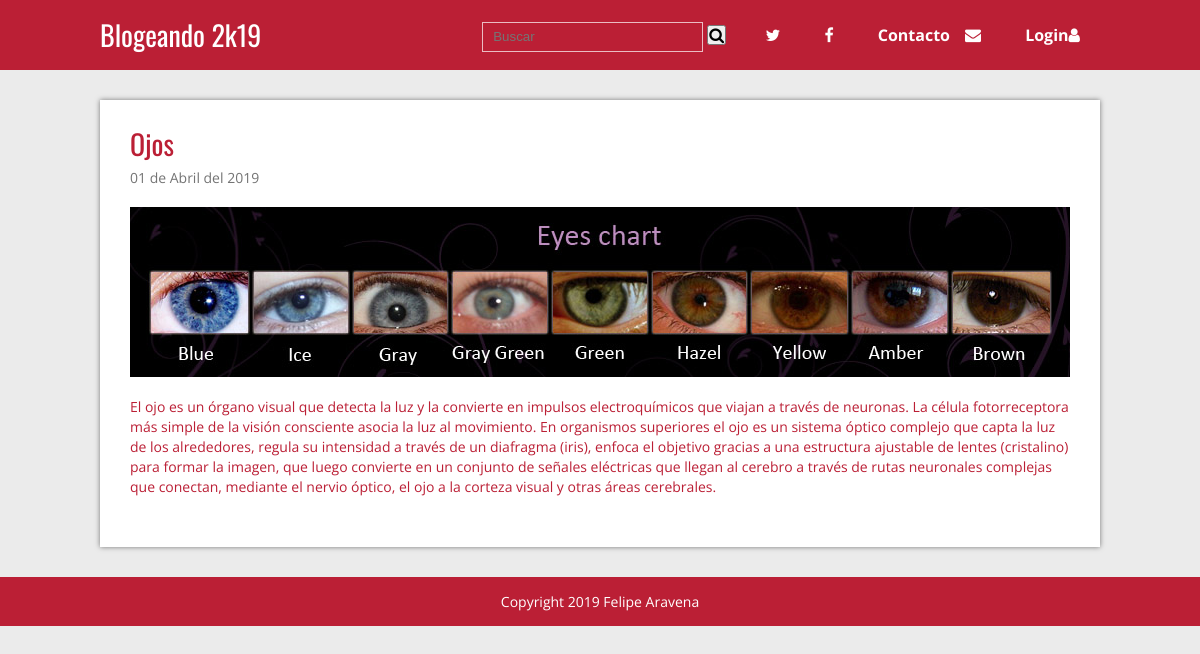
The app's page /blog/single.php?id=3 with its own data.
### tables this page shows
CREATE TABLE `articulos` (
  `id` int(11) NOT NULL,
  `titulo` varchar(200) NOT NULL,
  `extracto` varchar(200) NOT NULL,
  `fecha` timestamp NOT NULL DEFAULT CURRENT_TIMESTAMP,
  `texto` text NOT NULL,
  `thumb` varchar(50) NOT NULL
);

### blog/single.php (called while the page is built, shortened)
<?php
require 'admin/config.php';
require 'functions.php';
$conexion = conexion($bd_config);
$id_articulo = id_articulo($_GET['id']);
$post = obtener_post_por_id($conexion, $id_articulo);
$post = $post[0];
require 'views/single.view.php';
?>

### blog/functions.php (called while the page is built, shortened)
<?php
function limpiarDatos($datos){
	$datos = trim($datos);
	$datos = stripslashes($datos);
	$datos = htmlspecialchars($datos);
	return $datos;
}
function obtener_post_por_id($conexion, $id){
	$resultado = $conexion->query("SELECT * FROM articulos WHERE id = $id LIMIT 1");
	$resultado = $resultado->fetchAll();
	return ($resultado) ? $resultado : false;
}
function id_articulo($id){
	return (int)limpiarDatos($id);
}
function fecha($fecha){
	$timestamp = strtotime($fecha);
	$meses = ['Enero', 'Febrero', 'Marzo', 'Abril', 'Mayo', 'Junio', 'Julio', 'Agosto', 'Septiembre', 'Octubre', 'Noviembre', 'Diciembre'];
	$dia = date('d', $timestamp);
	$mes = date('m', $timestamp) - 1;
	$year = date('Y', $timestamp);
	$fecha = $dia . ' de ' . $meses[$mes] . ' del ' . $year;
	return $fecha;
}
?>

### blog/views/single.view.php (the view)
<?php
require 'header.php';
 ?>
	<div class="contenedor">
		<div class="post">
			<article>
				<h2 class="titulo"><?php echo $post['titulo']; ?></h2>
				<p class="fecha"><?php echo fecha($post['fecha']); ?></p>
				<div class="thumb">
						<img src="<?php echo RUTA; ?>/imagenes/<?php echo $post['thumb']; ?>" alt="<?php echo $post['titulo']; ?>">
				</div>
				<p class="extracto"><?php echo nl2br($post['texto']); ?></p>
			</article>
		</div>
	</div>
<?php require 'footer.php' ?>

### blog/css/estilos.css (style rules this page uses)
* { margin: 0; padding: 0; -webkit-box-sizing: border-box; -moz-box-sizing: border-box; box-sizing: border-box; }
body { font-size: 16px; font-family: 'Open Sans', sans-serif; background: #ebebeb; }
h1, h2, h3, h4, h5, h6 { font-family: "Oswald", Arial, Sans-serif; font-weight: normal; }
.contenedor { max-width: 1000px; width: 90%; margin: auto; }
.post { width: 100%; background: #fff; box-shadow: 0px 0px 5px rgba(0,0,0, .5); margin-bottom: 30px; padding: 30px; }
.post article .titulo { font-family: "Oswald", Arial, Sans-serif; font-size: 28px; font-weight: normal; line-height: 28px; margin-bottom: 10px; }
.post article .fecha { color:#747474; font-size: 14px; margin-bottom: 20px; }
.post article .thumb { margin-bottom: 20px; }
.post article .thumb img { vertical-align: top; width: 100%; }
.post article .extracto { font-size: 14px; line-height: 20px; margin-bottom: 20px; }

### records on screen
articulos: titulo "Ojos", fecha "01 de Abril del 2019", thumb (picture), texto "El ojo es un órgano visual que detecta la luz y la convierte en impulsos electroquímicos que viajan a través de neuronas. La célula fotorreceptora más simple de la visión consciente asocia la luz al movimiento. En organismos superiores el ojo es un sistema óptico complejo que capta la luz de los alrededores, regula su intensidad a través de un diafragma (iris), enfoca el objetivo gracias a una estructura ajustable de lentes (cristalino) para formar la imagen, que luego convierte en un conjunto de señales eléctricas que llegan al cerebro a través de rutas neuronales complejas que conectan, mediante el nervio óptico, el ojo a la corteza visual y otras áreas cerebrales."
